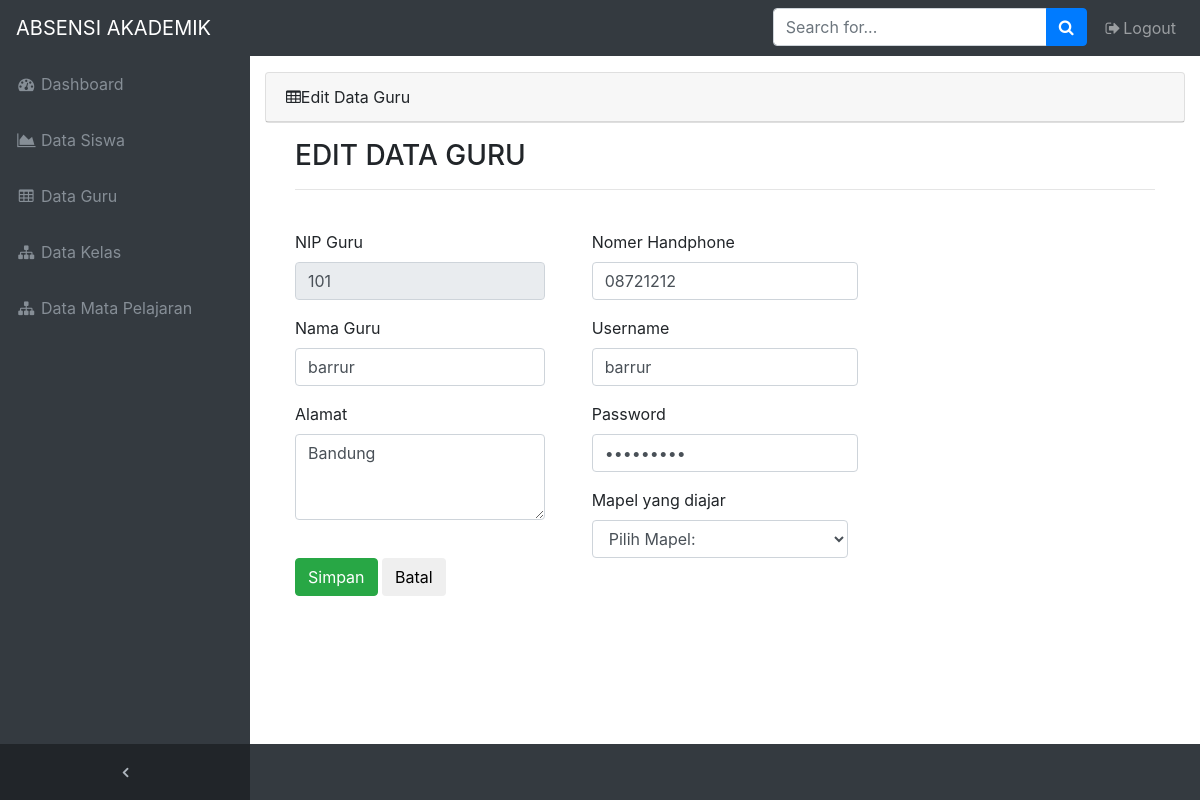
The page /Admin/edit_data_guru.php?edit=101 on the database its author committed.
### tables this page shows
CREATE TABLE `guru` (
  `nip` varchar(10) NOT NULL,
  `nama_guru` varchar(50) NOT NULL,
  `alamat` text NOT NULL,
  `no_hp` varchar(15) NOT NULL,
  `username` varchar(50) NOT NULL,
  `password` varchar(100) NOT NULL
);

### Admin/edit_data_guru.php (the view, shortened to what this page needs)
<!DOCTYPE html>
<html lang="en">
<head>
  <link href="vendor/bootstrap/css/bootstrap.min.css" rel="stylesheet">
  <link href="vendor/font-awesome/css/font-awesome.min.css" rel="stylesheet" type="text/css">
  <link href="vendor/datatables/dataTables.bootstrap4.css" rel="stylesheet">
  <link href="css/sb-admin.css" rel="stylesheet">
</head>
<body class="fixed-nav sticky-footer bg-dark" id="page-top">
  <nav class="navbar navbar-expand-lg navbar-dark bg-dark fixed-top" id="mainNav">
    <a class="navbar-brand" href="index.php">ABSENSI AKADEMIK</a>
    <div class="collapse navbar-collapse" id="navbarResponsive">
      <ul class="navbar-nav navbar-sidenav" id="exampleAccordion">
        <li class="nav-item" data-toggle="tooltip" data-placement="right" title="Dashboard">
          <a class="nav-link" href="index.php">
            <i class="fa fa-fw fa-dashboard"></i>
            <span class="nav-link-text">Dashboard</span>
          </a>
        </li>
        <li class="nav-item" data-toggle="tooltip" data-placement="right" title="Charts">
          <a class="nav-link" href="data_siswa.php">
            <i class="fa fa-fw fa-area-chart"></i>
            <span class="nav-link-text">Data Siswa</span>
          </a>
        </li>
        <li class="nav-item" data-toggle="tooltip" data-placement="right" title="Tables">
          <a class="nav-link" href="data_guru.php">
            <i class="fa fa-fw fa-table"></i>
            <span class="nav-link-text">Data Guru</span>
          </a>
        </li>
        <li class="nav-item" data-toggle="tooltip" data-placement="right" title="Tables">
          <a class="nav-link" href="data_kelas.php">
            <i class="fa fa-fw fa-sitemap"></i>
            <span class="nav-link-text">Data Kelas</span>
          </a>
        </li>
        <li class="nav-item" data-toggle="tooltip" data-placement="right" title="Tables">
          <a class="nav-link" href="data_mata_pelajaran.php">
            <i class="fa fa-fw fa-sitemap"></i>
            <span class="nav-link-text">Data Mata Pelajaran</span>
          </a>
        </li>
      </ul>
      <ul class="navbar-nav sidenav-toggler">
        <li class="nav-item">
          <a class="nav-link text-center" id="sidenavToggler">
            <i class="fa fa-fw fa-angle-left"></i>
          </a>
        </li>
      </ul>
      <ul class="navbar-nav ml-auto">
        <li class="nav-item">
          <form class="form-inline my-2 my-lg-0 mr-lg-2">
            <div class="input-group">
              <input class="form-control" type="text" placeholder="Search for...">
              <span class="input-group-append">
                <button class="btn btn-primary" type="button">
                  <i class="fa fa-search"></i>
                </button>
              </span>
            </div>
          </form>
        </li>
        <li class="nav-item">
          <a class="nav-link" data-toggle="modal" data-target="#exampleModal">
            <i class="fa fa-fw fa-sign-out"></i>Logout</a>
        </li>
      </ul>
    </div>
  </nav>
  <div class="content-wrapper">
    <div class="container-fluid">
      <div class="card mb-3">
        <div class="card-header">
          <i class="fa fa-table"></i>Edit Data Guru</div>
        </div>
        <div class="container">
          <div class="container">
    <h3>EDIT DATA GURU</h3>
    <hr>
      <br>
      <?php
          include "../include/koneksi.php";
          $nip = $_GET['edit'];
          $sql = mysqli_query($conn, "SELECT * FROM guru WHERE nip='".$nip."'");
          while ($hasil = mysqli_fetch_array($sql)) {
       ?>
  <form action="proses-edit-guru.php" method="POST" >
    <div class="row">
      <div class="col-sm-4">
        <div class="form-group">
          <label>NIP Guru</label>
          <input type="text" class="form-control" name="nip" placeholder="NIP Guru" style="width: 250px" value="<?php echo $hasil['nip']; ?>" readonly>
        </div>
        <div class="form-group">
          <label>Nama Guru</label>
          <input type="text" class="form-control" name="nama_guru" placeholder="Nama Guru" style="width: 250px" value="<?php echo $hasil['nama_guru']; ?>">
        </div>
        <div class="form-group">
          <label>Alamat</label>
          <textarea name="alamat" rows="3" class="form-control" style="width: 250px"><?php echo $hasil['alamat']; ?></textarea>
        </div>
      </div>
      <div class="col-sm-4">
        <div class="form-group">
          <label>Nomer Handphone</label>
          <input type="text" class="form-control" name="no_hp" placeholder="Nomer Handphone" value="<?php echo $hasil['no_hp']; ?>">
        </div>
        <div class="form-group">
          <label>Username</label>
          <input type="text" class="form-control" name="username" placeholder="Username" value="<?php echo $hasil['username']; ?>" >
        </div>
        <div class="form-group">
          <label>Password</label>
          <input type="password" class="form-control" name="password" placeholder="password" value="<?php echo $hasil['password']; ?>" >
        </div>
        <div class="form-grup" style="margin-right:10px;">
          <label>Mapel yang diajar</label>
  				<select  class="form-control kelas" name="mapel"  >
  					<option value="">Pilih Mapel:</option>
  					<?php
  							include "../include/koneksi.php";
  							$sql = mysqli_query($conn, "SELECT * FROM mapel ORDER BY nama");
  					 ?>
  				</select>
  			</div>
      </div>
    </div>
      <input type="submit" name="submit" value="Simpan" class="btn btn-success">
      <a href="data_guru.php"><input type="button" class="btn btn-default" value="Batal" ></a>
      </form>
    <?php } ?>
      <br>
</div>
        </div>
      </div>
    </div>
</body>
</html>

### Admin/css/sb-admin.css (style rules this page uses)
html { position: relative; min-height: 100%; }
body { overflow-x: hidden; }
body.sticky-footer { margin-bottom: 56px; }
body.sticky-footer .content-wrapper { min-height: calc(100vh - 56px - 56px); }
body.fixed-nav { padding-top: 56px; }
.content-wrapper { min-height: calc(100vh - 56px); padding-top: 1rem; }
#mainNav .navbar-collapse { overflow: auto; max-height: 75vh; }
#mainNav .navbar-collapse .navbar-nav .nav-item .nav-link { cursor: pointer; }
#mainNav .navbar-collapse .sidenav-toggler { display: none; }
@media (min-width: 992px) { #mainNav .navbar-brand { width: 250px; } }
@media (min-width: 992px) { #mainNav .navbar-collapse { overflow: visible; max-height: none; } }
@media (min-width: 992px) { #mainNav .navbar-collapse .navbar-sidenav { position: absolute; top: 0; left: 0; -webkit-flex-direction: column; -ms-flex-direction: column; flex-direction: column; margin-top: 56px; } }
@media (min-width: 992px) { #mainNav .navbar-collapse .navbar-sidenav > .nav-item { width: 250px; padding: 0; } }
@media (min-width: 992px) { #mainNav .navbar-collapse .navbar-sidenav > .nav-item > .nav-link { padding: 1em; } }
#mainNav.fixed-top .sidenav-toggler { display: none; }
@media (min-width: 992px) { #mainNav.fixed-top .navbar-sidenav { height: calc(100vh - 112px); } }
@media (min-width: 992px) { #mainNav.fixed-top .sidenav-toggler { position: absolute; top: 0; left: 0; display: flex; -webkit-flex-direction: column; -ms-flex-direction: column; flex-direction: column; margin-top: calc(100vh - 56px); } }
@media (min-width: 992px) { #mainNav.fixed-top .sidenav-toggler > .nav-item { width: 250px; padding: 0; } }
@media (min-width: 992px) { #mainNav.fixed-top .sidenav-toggler > .nav-item > .nav-link { padding: 1em; } }
#mainNav.fixed-top.navbar-dark .sidenav-toggler { background-color: #212529; }
#mainNav.fixed-top.navbar-dark .sidenav-toggler a i { color: #adb5bd; }
.content-wrapper { overflow-x: hidden; background: white; }
@media (min-width: 992px) { .content-wrapper { margin-left: 250px; } }
#sidenavToggler i { font-weight: 800; }
#mainNav.navbar-dark .navbar-collapse .navbar-sidenav > .nav-item > .nav-link { color: #868e96; }
@media (min-width: 992px) { #mainNav.navbar-dark .navbar-collapse .navbar-sidenav { background: #343a40; } }

### rows shown on the page
guru: nip "101", nama_guru "barrur", alamat "Bandung", no_hp "08721212", username "barrur"
